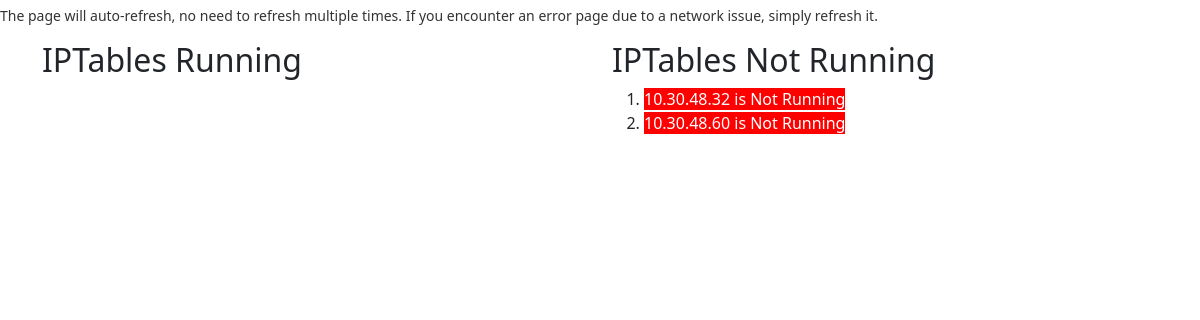
The app's page /IPTables, older data.
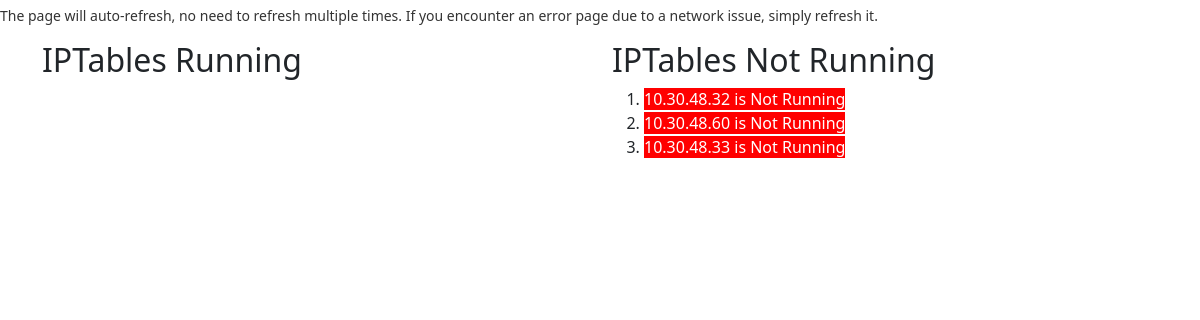
The same page, newer data.
### Home/models.py (models this page shows, shortened)
class IPTable(models.Model):
    service_name = models.CharField(max_length=200)
    ip1 = models.CharField(max_length=200,blank=True)

### Home/views.py (the view)
# urls.py: path("IPTables", views.IPTables, name='IPTables' ),
def IPTables(request):
    iptable_objs = IPTable.objects.filter(service_name="IPTables")
    base_url = "http://nagios.beta-wspbx.com/nagios/cgi-bin/statusjson.cgi?query=service"
    url_info_list_run = []  # Create an empty list to store URL and info
    url_info_list_nrun = []  # Create an empty list to store URL and info
    for iptable_obj in iptable_objs:
        service_name = iptable_obj.service_name
        ip1 = iptable_obj.ip1
        constructed_url = f"{base_url}&hostname={ip1}&servicedescription={service_name}"
        test = webnagios(constructed_url)
        if test == 'Running':
            url_info_list_run.append(ip1)
        else:
            url_info_list_nrun.append(ip1)
    context = {
        'url_info_list_run': url_info_list_run,  # Pass the list in the context
        'url_info_list_nrun': url_info_list_nrun,  # Pass the list in the context
    }
    return render(request, 'IPTables.html', context)

### Home/views.py (called while the page is built)
def webnagios(passing_url):
    try:
        request_url = passing_url
        username = 'nagiosadmin'
        password = 'Nagios@beta'
        session = requests.Session()
        request = session.get(request_url, auth=HTTPBasicAuth(username, password), verify=False)
        request.raise_for_status()  # Raise an exception for 4xx and 5xx status codes
        data_json = json.loads(request.text)
        plugin_output = data_json['data']['service']['plugin_output']
        sub_str = "OK"
        sub_str1 = "ok"
        if (plugin_output.lower().find(sub_str.lower()) != -1) or (plugin_output.lower().find(sub_str1.lower()) != -1):
            return "Running"
        else:
            return "Not Running"
    except RequestException as e:
        return f"Error: {e}"
    except (KeyError, json.JSONDecodeError) as e:
        return f"Error parsing JSON response: {e}"

### Home/templates/IPTables.html (shortened to what this page needs)
{% extends 'base1.html' %}
{% block body %}
<div class="container">
    <div class="row">
        <div class="col-md-6">
            <h2>IPTables Running</h2>
        </div>
        <div class="col-md-6">
            <h2>IPTables Not Running</h2>
            <ol>
                {% for opp in url_info_list_nrun %}
                    <li><span style="background-color: red; color: white;">{{ opp }} is Not Running</span></li>
                {% endfor %}
            </ol>
        </div>
    </div>
</div>
{% endblock body %}

Row changes from the older to the newer data that the page shows:
added IPTable: url_info_list_nrun "10.30.48.33"
Text that changed along with them:
new list line: "is Not Running"
